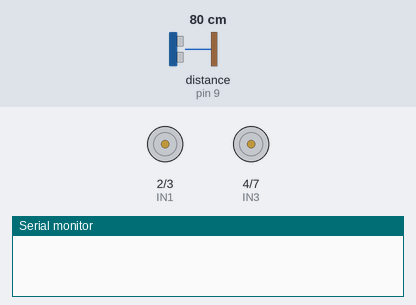
A sketch run on a simulated Arduino Uno, built with avr-gcc and run on an emulated ATmega328P. Shown: motor-driver pin pairs drawn as motors (green arrow = first pin HIGH = forward, orange = second pin HIGH = backward, longer = more drive, scaled by the enable pin), the last lines printed to the serial monitor. The test bench sets the inputs (shaded band); at power-on: distance to the obstacle (sensor on pin 9) 80 cm. The echo pulse lasts 58.3 µs per cm.

Above: at 0.2 s.
At 1.0 s:
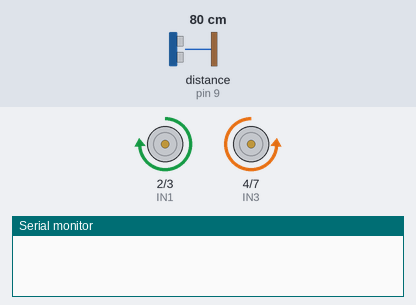
At 2.2 s:
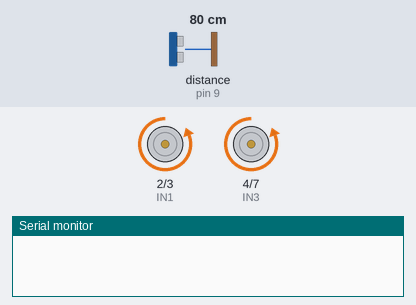
At 4.7 s:
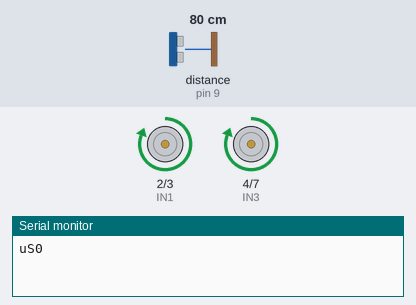
Timing chart, 0 to 6.3 s (numbered marks = the images above):
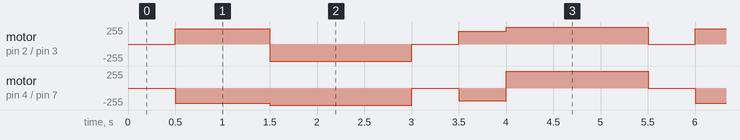

The sketch:

sketch_mar04a.ino
```cpp
//pin for h-bridger motor controle
#define IN1 2
#define IN2 3
#define IN3 4
#define IN4 7
#define ENA 5
#define ENB 6


//pin sensor
#include<NewPing.h>
#define TRIGGER_PIN 8
#define ECHO_PIN    9
#define MAX_DISTANCE 50000

unsigned long previousMillis = 0;
const long interval = 1000;

NewPing sonar(TRIGGER_PIN, ECHO_PIN, MAX_DISTANCE);

//int for random turn direction
int ranturn = 0;
long r1 = 0;
long r2 = 500;

void setup() {
  pinMode( IN1, OUTPUT);
  pinMode(IN2, OUTPUT);
  pinMode(IN3, OUTPUT);
  pinMode(IN4, OUTPUT);
  pinMode(ENA, OUTPUT);
  pinMode(ENB, OUTPUT);

  Serial.begin(9600);

}

void loop() {
  unsigned long currentMillis = millis();//time for no delay
  unsigned long randomDirection=millis();//timer for setting random turn direction
  unsigned int uS = sonar.ping();        //check distance
if(randomDirection-r1 > r2&&ranturn==0){ //check to see if the corect time has passed
  ranturn= ranturn+1;                    // if time has passed and ranturn ==0 then set ranturn to 1
  r1=randomDirection;
}
else if(randomDirection-r1 > r2&&ranturn==1){
  ranturn = ranturn-1;//if ranturn is == to 1 set it to 0
  r1=randomDirection;
}
 //Serial.print(ranturn);

  if (uS  >= 3000) //if every thing is clear go forward
  {
    forword(50);
  }
  else if (uS < 3000&&ranturn==0) // if something there turn left.
  {
    stay();
    delay(500);
    backword(90);
    delay(1000);
    left(100);
    delay(500);
    unsigned int uS2 = sonar.ping();
    if (uS2 < 2000){
      left(100);
      delay(500);
      unsigned int uS2 = sonar.ping();
        if (uS2 < 2000){
          left(100);
          delay(500);
      }
    }

  }
  else if (uS < 3000&&ranturn==1){
   stay();
   delay(500);
   backword(75);
   delay(500);
   right(100);
    delay(500);
    unsigned int uS2 = sonar.ping();
    if (uS2 < 2000){
      right(100);
      delay(500);
      unsigned int uS2 = sonar.ping();
        if (uS2 < 2000){
          right(100);
          delay(500);
      }
    }
  }
  Serial.print("uS");
  Serial.print(uS);
  Serial.println();
 // Serial.print("uS2");
  //Serial.print(uS2);
 //Serial.println();


}


void rm(int mode, int percent) //void setup for the right motor
{
  //change the percentage range of 0 -> 100 into the PWM
  //range of 0 -> 255 using the map function
int duty = map(percent, 0, 100, 0, 255);

  switch(mode)
  {
    case 0: //stop right motor
   digitalWrite(ENA, LOW);
    break;

    case 1: // right motor forword
    digitalWrite(IN1, LOW);
    digitalWrite(IN2, HIGH);
    analogWrite(ENA, duty);
    break;

    case 2: // right motor bacwords
    digitalWrite(IN1, HIGH);
    digitalWrite(IN2, LOW);
    analogWrite(ENA, duty);
    break;
    }

}
// end of void rm

void lm(int mode, int percent) //void setup for left motor
{
//change the percentage range of 0 -> 100 into the PWM
  //range of 0 -> 255 using the map function
  int duty = map(percent, 0, 100, 0, 255);

  switch(mode)
  {
    case 0: // stop left motor
    digitalWrite(ENB, LOW);  //set enable low to disable B
    break;

    case 1: // left motor forword
    digitalWrite(IN3, HIGH);
    digitalWrite(IN4, LOW);
    analogWrite(ENB, duty);
    break;

    case 2: // left motor backwords
    digitalWrite(IN3, LOW);
    digitalWrite(IN4, HIGH);
    analogWrite(ENB, duty);
    break;
  }
}
// end of void lm


void forword (int duty) //used to move robot forword. the duty sets the speed.
{
  rm(1,duty);
  lm(1,duty);
}

void backword (int duty)// used to move robot backwords
{
rm(2,duty);
lm(2,duty);
}

void left (int duty) // turn robot left
{
  rm(1,duty);
  lm(2,duty);
}
void right(int duty)//turn robot right
{
  rm(2,duty);
  lm(1,duty);
}

void stay ()//stop robot
{
  rm(0,0);
  lm(0,0);
}
```

Measured:
- by itself, motor on pin 2 (IN1) / pin 3 (IN2): stopped → forward 229/255 at 0.50 s, → backward 255/255 1.0 s later, → stopped 1.5 s later, → forward 191/255 0.50 s later, … (43 changes in this stretch)
- by itself, motor on pin 4 (IN3) / pin 7 (IN4): stopped → backward 229/255 at 0.50 s, → backward 255/255 1.0 s later, → stopped 1.5 s later, → backward 191/255 0.50 s later, … (43 changes in this stretch)
